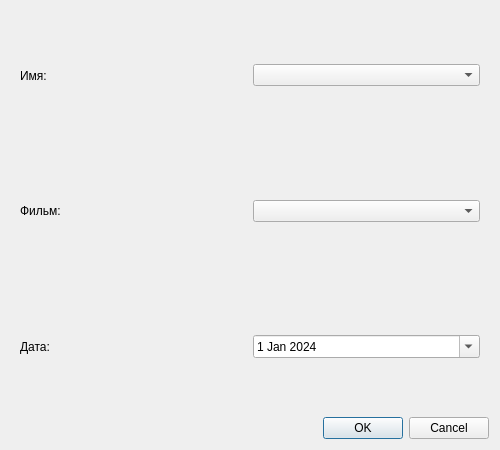
<?xml version="1.0" encoding="UTF-8"?>
<ui version="4.0">
 <class>Dialog</class>
 <widget class="QDialog" name="Dialog">
  <property name="geometry">
   <rect>
    <x>0</x>
    <y>0</y>
    <width>500</width>
    <height>450</height>
   </rect>
  </property>
  <property name="windowTitle">
   <string>Dialog</string>
  </property>
  <layout class="QVBoxLayout" name="verticalLayout">
   <item>
    <widget class="QWidget" name="widget" native="true">
     <layout class="QHBoxLayout" name="horizontalLayout_2">
      <item>
       <widget class="QLabel" name="label">
        <property name="text">
         <string>Имя:     </string>
        </property>
       </widget>
      </item>
      <item>
       <widget class="QComboBox" name="namesComboBox"/>
      </item>
     </layout>
    </widget>
   </item>
   <item>
    <widget class="QWidget" name="widget_2" native="true">
     <layout class="QHBoxLayout" name="horizontalLayout_3">
      <item>
       <widget class="QLabel" name="label_2">
        <property name="text">
         <string>Фильм:</string>
        </property>
       </widget>
      </item>
      <item>
       <widget class="QComboBox" name="filmsComboBox"/>
      </item>
     </layout>
    </widget>
   </item>
   <item>
    <widget class="QWidget" name="widget_3" native="true">
     <layout class="QHBoxLayout" name="horizontalLayout">
      <item>
       <widget class="QLabel" name="label_4">
        <property name="text">
         <string>Дата:   </string>
        </property>
       </widget>
      </item>
      <item>
       <widget class="QDateEdit" name="dateEdit">
        <property name="dateTime">
         <datetime>
          <hour>0</hour>
          <minute>0</minute>
          <second>0</second>
          <year>2024</year>
          <month>1</month>
          <day>1</day>
         </datetime>
        </property>
        <property name="calendarPopup">
         <bool>true</bool>
        </property>
       </widget>
      </item>
     </layout>
    </widget>
   </item>
   <item>
    <widget class="QDialogButtonBox" name="buttonBox">
     <property name="orientation">
      <enum>Qt::Horizontal</enum>
     </property>
     <property name="standardButtons">
      <set>QDialogButtonBox::Cancel|QDialogButtonBox::Ok</set>
     </property>
    </widget>
   </item>
  </layout>
 </widget>
 <resources/>
 <connections>
  <connection>
   <sender>buttonBox</sender>
   <signal>accepted()</signal>
   <receiver>Dialog</receiver>
   <slot>accept()</slot>
   <hints>
    <hint type="sourcelabel">
     <x>248</x>
     <y>254</y>
    </hint>
    <hint type="destinationlabel">
     <x>157</x>
     <y>274</y>
    </hint>
   </hints>
  </connection>
  <connection>
   <sender>buttonBox</sender>
   <signal>rejected()</signal>
   <receiver>Dialog</receiver>
   <slot>reject()</slot>
   <hints>
    <hint type="sourcelabel">
     <x>316</x>
     <y>260</y>
    </hint>
    <hint type="destinationlabel">
     <x>286</x>
     <y>274</y>
    </hint>
   </hints>
  </connection>
 </connections>
</ui>
